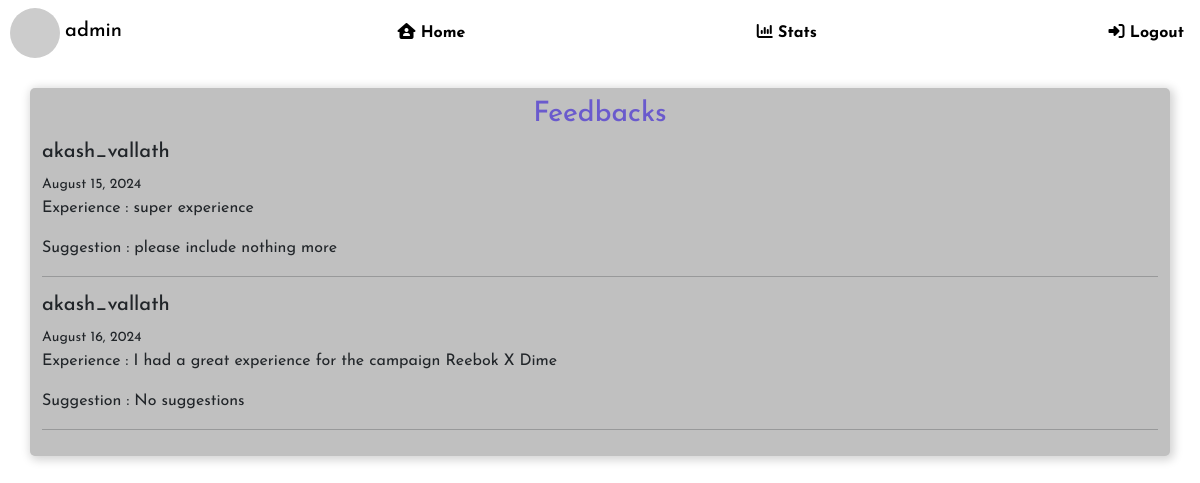
The page /admin/1/influencer/feedback (signed in) on the database its author committed.
### models.py (models this page shows)
class Admin(db.Model):
    id = db.Column(db.Integer, primary_key=True)
    username = db.Column(db.String(32), unique=True, nullable=False)
    passhash = db.Column(db.String(256), nullable=False)
    fullname = db.Column(db.String, nullable=True)
    email = db.Column(db.String, nullable=False, unique=True)
    is_admin = db.Column(db.Boolean, nullable=False, default=False)

class InfluencerFeedbackData(db.Model):
    id = db.Column(db.Integer, primary_key=True)
    influencer_id = db.Column(db.Integer, db.ForeignKey('influencer.id'), nullable=False)
    date = db.Column(db.DateTime, default=datetime.now())
    camp_exp = db.Column(db.String, default="N/A")
    suggestions = db.Column(db.String, default="N/A")

class Influencer(db.Model):
    id = db.Column(db.Integer, primary_key=True)
    username = db.Column(db.String, unique=True, nullable=False)
    passhash = db.Column(db.String(256), nullable=False)
    fullname = db.Column(db.String, nullable=True)
    email = db.Column(db.String, nullable=False, unique=True)
    instagram = db.Column(db.Boolean, nullable=False, default=False)
    facebook = db.Column(db.Boolean, nullable=False, default=False)
    youtube = db.Column(db.Boolean, nullable=False, default=False)
    linkedin = db.Column(db.Boolean, nullable=False, default=False)
    niche = db.Column(db.String, nullable=False, default="N/A")
    aboutyou = db.Column(db.String, nullable=False, default="N/A")
    profilepic = db.Column(db.Boolean, default=False)
    file_extension = db.Column(db.String, nullable=False, default="N/A")
    likes = db.Column(db.Integer, default=0)
    flag = db.Column(db.Boolean, nullable=False, default=False)
    feedbackdata = db.relationship('InfluencerFeedbackData', backref='influencer', lazy=True, cascade='all, delete-orphan')
    completed_campaigns = db.relationship('CompletedCampaigns', backref='influencer', lazy=True, cascade='all, delete-orphan')
    my_data = db.relationship('InfluencerData', backref='influencer', lazy=True, cascade='all, delete-orphan')
    ongoing_events = db.relationship('Ongoingevents', backref='influencer', lazy=True, cascade='all, delete-orphan')
    influencer_requests = db.relationship('InfluencerRequests', backref='influencer', lazy=True, cascade='all, delete-orphan')
    sponsor_requests = db.relationship('SponsorRequests', backref='influencer', lazy=True, cascade='all, delete-orphan')
    negotiates = db.relationship('Negotiate', backref='influencer', lazy=True, cascade='all, delete-orphan')

### routes.py (the view)
@app.route('/admin/<int:id>/influencer/feedback')
@admin_required
def influencer_fb(id):
    admin = Admin.query.get(id)
    feedback = InfluencerFeedbackData.query.all()
    return render_template('admininfluencerfb.html', admin=admin, feedback=feedback)

### routes.py (called while the page is built)
def admin_required(func):
    @wraps(func)
    def wrapper(*args, **kwargs):
        if 'username' not in session:
            flash("You need to login first")
            return redirect(url_for('login'))
        user = Admin.query.filter_by(username=session['username']).first()
        if not user:
            session.pop('username')
            return redirect(url_for('login'))
        if not user.is_admin:
            flash("You are not authorized to visit this page")
            return redirect(url_for('home'))
        return func(*args, **kwargs)
    return wrapper

### templates/admininfluencerfb.html (shortened to what this page needs)
{% extends 'layout.html' %}
{% block body %}
<div class="navbar">
    <div style="margin-left: 10px;">
        <img class="roundimage" src="https://api.dicebear.com/9.x/thumbs/svg?seed=Mimi">
        <h5 style="display: inline;">{{ admin.username }}</h5>
    </div>
    <a href="{{url_for('home')}}"><i class="fa-solid fa-house-user"></i> Home</a>
    <a href="{{url_for('admin_stats', id=admin.id)}}"><i class="fa-solid fa-chart-column"></i> Stats</a>
    {% if 'username' in session %}
    <a href="{{url_for('logout')}}"><i class="fa-solid fa-right-to-bracket"></i> Logout</a>
    {% else %}
    <a href="{{url_for('login')}}"><i class="fa-solid fa-right-to-bracket"></i> Login</a>
    {% endif %}
</div>
<div class="content">
    <div class="container">
        <h3 style="text-align: center; color: slateblue;">Feedbacks</h3>
        {% if feedback %}
        {% for feed in feedback %}
        <div>
            <h5>{{ feed.influencer.username }}</h5>
            <small>{{ feed.date.strftime('%B %d, %Y') }}</small>
            <p>Experience : {{ feed.camp_exp }}</p>
            <p>Suggestion : {{ feed.suggestions}}</p>
        </div><hr>
        {% endfor %}
        {% else %}
        <p>No feedbacks to show!</p>
        {% endif %}
    </div>
</div>
{% endblock body %}

### static/home.css (style rules this page uses)
body { background-size: cover; background-position: center; font-family:'Inter', sans-serif; font-size: medium; font-weight: 400; }
.navbar { background-size: cover; background-position: center; color: black; position: fixed; padding: 15px; border-radius: 5px; box-sizing: border-box; display: flex; flex-direction:row; }
.navbar a { color: black; text-decoration: none; font-weight: bolder; display: block; margin-right: 6px; margin-left: 6px; padding: 10px; border-radius: 5px; transition: background-color 0.3s, padding-left 0.3s, box-shadow 0.3s; }
.content { padding: 20px; }
.container { background-color:silver; padding: 10px; border-radius: 5px; box-shadow:2px 2px 10px 2px lightgray; margin-top: 2px; margin-bottom: 12px; }
.roundimage { width: 50px; height: 50px; border-radius: 50%; overflow: hidden; }

### rows shown on the page
Admin: username "admin"
InfluencerFeedbackData: influencer.username "akash_vallath", date "August 15, 2024", camp_exp "super experience", suggestions "please include nothing more"
InfluencerFeedbackData: influencer.username "akash_vallath", date "August 16, 2024", camp_exp "I had a great experience for the campaign Reebok X Dime", suggestions "No suggestions"
